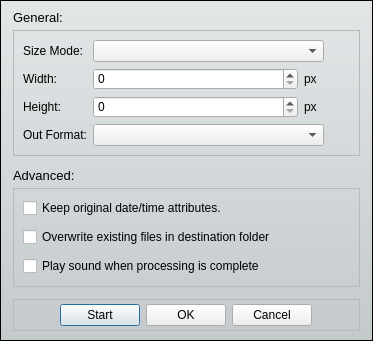
<?xml version="1.0" encoding="UTF-8"?>
<ui version="4.0">
 <class>settingsDialog</class>
 <widget class="QDialog" name="settingsDialog">
  <property name="geometry">
   <rect>
    <x>0</x>
    <y>0</y>
    <width>373</width>
    <height>341</height>
   </rect>
  </property>
  <property name="font">
   <font>
    <family>Arial</family>
   </font>
  </property>
  <property name="windowTitle">
   <string>Dialog</string>
  </property>
  <layout class="QHBoxLayout" name="horizontalLayout_3">
   <property name="spacing">
    <number>0</number>
   </property>
   <property name="margin">
    <number>0</number>
   </property>
   <item>
    <widget class="QFrame" name="mainFrame">
     <property name="font">
      <font>
       <family>Arial,Helvetica,sans-serif</family>
      </font>
     </property>
     <property name="styleSheet">
      <string notr="true">#mainFrame{
	/*background-color: rgb(214, 214, 214);
	border-image: url(:/images/metal-background.jpg);*/
	background-color: qlineargradient(spread:pad, x1:0, y1:0, x2:0, y2:1, stop:0 rgba(226, 230, 231, 255), stop:1 rgba(196, 201, 204, 255));
	margin: 0px;
	padding: 0px;
	font-family:Arial,Helvetica,sans-serif;
}


</string>
     </property>
     <property name="frameShape">
      <enum>QFrame::StyledPanel</enum>
     </property>
     <property name="frameShadow">
      <enum>QFrame::Raised</enum>
     </property>
     <property name="lineWidth">
      <number>5</number>
     </property>
     <layout class="QVBoxLayout" name="verticalLayout_4">
      <property name="spacing">
       <number>5</number>
      </property>
      <property name="leftMargin">
       <number>12</number>
      </property>
      <property name="rightMargin">
       <number>12</number>
      </property>
      <item>
       <widget class="QLabel" name="generalLabel">
        <property name="sizePolicy">
         <sizepolicy hsizetype="Preferred" vsizetype="Fixed">
          <horstretch>0</horstretch>
          <verstretch>0</verstretch>
         </sizepolicy>
        </property>
        <property name="font">
         <font>
          <family>Arial</family>
          <pointsize>10</pointsize>
         </font>
        </property>
        <property name="text">
         <string>General:</string>
        </property>
       </widget>
      </item>
      <item>
       <widget class="QFrame" name="generalFrame">
        <property name="frameShape">
         <enum>QFrame::StyledPanel</enum>
        </property>
        <property name="frameShadow">
         <enum>QFrame::Raised</enum>
        </property>
        <layout class="QGridLayout" name="gridLayout">
         <item row="0" column="0">
          <widget class="QLabel" name="sizeModeLabel">
           <property name="sizePolicy">
            <sizepolicy hsizetype="Fixed" vsizetype="Preferred">
             <horstretch>0</horstretch>
             <verstretch>0</verstretch>
            </sizepolicy>
           </property>
           <property name="font">
            <font>
             <family>Arial</family>
            </font>
           </property>
           <property name="text">
            <string>Size Mode:</string>
           </property>
           <property name="alignment">
            <set>Qt::AlignRight|Qt::AlignTrailing|Qt::AlignVCenter</set>
           </property>
          </widget>
         </item>
         <item row="0" column="1" colspan="2">
          <widget class="QComboBox" name="sizeModeComboBox">
           <property name="sizePolicy">
            <sizepolicy hsizetype="Preferred" vsizetype="Preferred">
             <horstretch>0</horstretch>
             <verstretch>0</verstretch>
            </sizepolicy>
           </property>
          </widget>
         </item>
         <item row="0" column="3">
          <widget class="QLabel" name="widthModeLabel_2">
           <property name="sizePolicy">
            <sizepolicy hsizetype="Fixed" vsizetype="Preferred">
             <horstretch>0</horstretch>
             <verstretch>0</verstretch>
            </sizepolicy>
           </property>
           <property name="minimumSize">
            <size>
             <width>20</width>
             <height>0</height>
            </size>
           </property>
           <property name="maximumSize">
            <size>
             <width>20</width>
             <height>16777215</height>
            </size>
           </property>
           <property name="font">
            <font>
             <family>Arial</family>
            </font>
           </property>
           <property name="text">
            <string/>
           </property>
          </widget>
         </item>
         <item row="1" column="0">
          <widget class="QLabel" name="widthLabel">
           <property name="sizePolicy">
            <sizepolicy hsizetype="Fixed" vsizetype="Preferred">
             <horstretch>0</horstretch>
             <verstretch>0</verstretch>
            </sizepolicy>
           </property>
           <property name="font">
            <font>
             <family>Arial</family>
            </font>
           </property>
           <property name="text">
            <string>Width:</string>
           </property>
           <property name="alignment">
            <set>Qt::AlignRight|Qt::AlignTrailing|Qt::AlignVCenter</set>
           </property>
          </widget>
         </item>
         <item row="1" column="1">
          <widget class="QSpinBox" name="widthSpinBox">
           <property name="sizePolicy">
            <sizepolicy hsizetype="Expanding" vsizetype="Preferred">
             <horstretch>0</horstretch>
             <verstretch>0</verstretch>
            </sizepolicy>
           </property>
          </widget>
         </item>
         <item row="1" column="2">
          <widget class="QLabel" name="widthModeLabel">
           <property name="sizePolicy">
            <sizepolicy hsizetype="Fixed" vsizetype="Preferred">
             <horstretch>0</horstretch>
             <verstretch>0</verstretch>
            </sizepolicy>
           </property>
           <property name="minimumSize">
            <size>
             <width>20</width>
             <height>0</height>
            </size>
           </property>
           <property name="maximumSize">
            <size>
             <width>20</width>
             <height>16777215</height>
            </size>
           </property>
           <property name="font">
            <font>
             <family>Arial</family>
            </font>
           </property>
           <property name="text">
            <string>px</string>
           </property>
          </widget>
         </item>
         <item row="1" column="3" rowspan="2">
          <widget class="QLabel" name="ratioLabel">
           <property name="sizePolicy">
            <sizepolicy hsizetype="Fixed" vsizetype="Preferred">
             <horstretch>0</horstretch>
             <verstretch>0</verstretch>
            </sizepolicy>
           </property>
           <property name="minimumSize">
            <size>
             <width>20</width>
             <height>0</height>
            </size>
           </property>
           <property name="maximumSize">
            <size>
             <width>20</width>
             <height>16777215</height>
            </size>
           </property>
           <property name="font">
            <font>
             <family>Arial</family>
            </font>
           </property>
           <property name="text">
            <string/>
           </property>
           <property name="pixmap">
            <pixmap resource="prog.qrc">:/images/ratio.png</pixmap>
           </property>
          </widget>
         </item>
         <item row="2" column="0">
          <widget class="QLabel" name="heightLabel">
           <property name="sizePolicy">
            <sizepolicy hsizetype="Fixed" vsizetype="Preferred">
             <horstretch>0</horstretch>
             <verstretch>0</verstretch>
            </sizepolicy>
           </property>
           <property name="font">
            <font>
             <family>Arial</family>
            </font>
           </property>
           <property name="text">
            <string>Height:</string>
           </property>
           <property name="alignment">
            <set>Qt::AlignRight|Qt::AlignTrailing|Qt::AlignVCenter</set>
           </property>
          </widget>
         </item>
         <item row="2" column="1">
          <widget class="QSpinBox" name="heightSpinBox">
           <property name="sizePolicy">
            <sizepolicy hsizetype="Expanding" vsizetype="Preferred">
             <horstretch>0</horstretch>
             <verstretch>0</verstretch>
            </sizepolicy>
           </property>
          </widget>
         </item>
         <item row="2" column="2">
          <widget class="QLabel" name="heightModeLabel">
           <property name="sizePolicy">
            <sizepolicy hsizetype="Fixed" vsizetype="Preferred">
             <horstretch>0</horstretch>
             <verstretch>0</verstretch>
            </sizepolicy>
           </property>
           <property name="minimumSize">
            <size>
             <width>20</width>
             <height>0</height>
            </size>
           </property>
           <property name="maximumSize">
            <size>
             <width>20</width>
             <height>16777215</height>
            </size>
           </property>
           <property name="font">
            <font>
             <family>Arial</family>
            </font>
           </property>
           <property name="text">
            <string>px</string>
           </property>
          </widget>
         </item>
         <item row="3" column="0">
          <widget class="QLabel" name="formatLabel">
           <property name="sizePolicy">
            <sizepolicy hsizetype="Fixed" vsizetype="Preferred">
             <horstretch>0</horstretch>
             <verstretch>0</verstretch>
            </sizepolicy>
           </property>
           <property name="font">
            <font>
             <family>Arial</family>
            </font>
           </property>
           <property name="text">
            <string>Out Format:</string>
           </property>
           <property name="alignment">
            <set>Qt::AlignRight|Qt::AlignTrailing|Qt::AlignVCenter</set>
           </property>
          </widget>
         </item>
         <item row="3" column="1" colspan="2">
          <widget class="QComboBox" name="outputFormatComboBox">
           <property name="sizePolicy">
            <sizepolicy hsizetype="Preferred" vsizetype="Preferred">
             <horstretch>0</horstretch>
             <verstretch>0</verstretch>
            </sizepolicy>
           </property>
          </widget>
         </item>
         <item row="3" column="3">
          <widget class="QLabel" name="heightModeLabel_2">
           <property name="sizePolicy">
            <sizepolicy hsizetype="Fixed" vsizetype="Preferred">
             <horstretch>0</horstretch>
             <verstretch>0</verstretch>
            </sizepolicy>
           </property>
           <property name="minimumSize">
            <size>
             <width>20</width>
             <height>0</height>
            </size>
           </property>
           <property name="maximumSize">
            <size>
             <width>20</width>
             <height>16777215</height>
            </size>
           </property>
           <property name="font">
            <font>
             <family>Arial</family>
            </font>
           </property>
           <property name="text">
            <string/>
           </property>
          </widget>
         </item>
        </layout>
       </widget>
      </item>
      <item>
       <widget class="QLabel" name="sep1">
        <property name="sizePolicy">
         <sizepolicy hsizetype="Preferred" vsizetype="Fixed">
          <horstretch>0</horstretch>
          <verstretch>0</verstretch>
         </sizepolicy>
        </property>
        <property name="minimumSize">
         <size>
          <width>0</width>
          <height>2</height>
         </size>
        </property>
        <property name="maximumSize">
         <size>
          <width>16777215</width>
          <height>2</height>
         </size>
        </property>
        <property name="font">
         <font>
          <family>Arial</family>
          <pointsize>9</pointsize>
         </font>
        </property>
        <property name="text">
         <string/>
        </property>
        <property name="pixmap">
         <pixmap resource="prog.qrc">:/images/line-bg.png</pixmap>
        </property>
        <property name="scaledContents">
         <bool>true</bool>
        </property>
       </widget>
      </item>
      <item>
       <widget class="QLabel" name="advancedLabel">
        <property name="sizePolicy">
         <sizepolicy hsizetype="Preferred" vsizetype="Fixed">
          <horstretch>0</horstretch>
          <verstretch>0</verstretch>
         </sizepolicy>
        </property>
        <property name="font">
         <font>
          <family>Arial</family>
          <pointsize>10</pointsize>
         </font>
        </property>
        <property name="text">
         <string>Advanced:</string>
        </property>
       </widget>
      </item>
      <item>
       <widget class="QFrame" name="advancedFrame">
        <property name="font">
         <font>
          <family>Arial</family>
         </font>
        </property>
        <property name="frameShape">
         <enum>QFrame::StyledPanel</enum>
        </property>
        <property name="frameShadow">
         <enum>QFrame::Raised</enum>
        </property>
        <layout class="QVBoxLayout" name="verticalLayout">
         <property name="spacing">
          <number>9</number>
         </property>
         <item>
          <widget class="QCheckBox" name="keepDateTimeCheckBox">
           <property name="font">
            <font>
             <family>Arial</family>
            </font>
           </property>
           <property name="text">
            <string>Keep original date/time attributes.</string>
           </property>
          </widget>
         </item>
         <item>
          <widget class="QCheckBox" name="overwriteFilesCheckBox">
           <property name="font">
            <font>
             <family>Arial</family>
            </font>
           </property>
           <property name="text">
            <string>Overwrite existing files in destination folder</string>
           </property>
          </widget>
         </item>
         <item>
          <widget class="QCheckBox" name="playSoundCheckBox">
           <property name="font">
            <font>
             <family>Arial</family>
            </font>
           </property>
           <property name="text">
            <string>Play sound when processing is complete</string>
           </property>
          </widget>
         </item>
        </layout>
       </widget>
      </item>
      <item>
       <widget class="QLabel" name="sep2">
        <property name="sizePolicy">
         <sizepolicy hsizetype="Preferred" vsizetype="Fixed">
          <horstretch>0</horstretch>
          <verstretch>0</verstretch>
         </sizepolicy>
        </property>
        <property name="minimumSize">
         <size>
          <width>0</width>
          <height>2</height>
         </size>
        </property>
        <property name="maximumSize">
         <size>
          <width>16777215</width>
          <height>2</height>
         </size>
        </property>
        <property name="font">
         <font>
          <family>Arial</family>
          <pointsize>9</pointsize>
         </font>
        </property>
        <property name="text">
         <string/>
        </property>
        <property name="pixmap">
         <pixmap resource="prog.qrc">:/images/line-bg.png</pixmap>
        </property>
        <property name="scaledContents">
         <bool>true</bool>
        </property>
       </widget>
      </item>
      <item>
       <widget class="QFrame" name="buttonsFrame">
        <property name="sizePolicy">
         <sizepolicy hsizetype="Preferred" vsizetype="Fixed">
          <horstretch>0</horstretch>
          <verstretch>0</verstretch>
         </sizepolicy>
        </property>
        <property name="frameShape">
         <enum>QFrame::StyledPanel</enum>
        </property>
        <property name="frameShadow">
         <enum>QFrame::Raised</enum>
        </property>
        <layout class="QHBoxLayout" name="horizontalLayout">
         <property name="topMargin">
          <number>4</number>
         </property>
         <property name="bottomMargin">
          <number>4</number>
         </property>
         <item>
          <spacer name="horizontalSpacer_2">
           <property name="orientation">
            <enum>Qt::Horizontal</enum>
           </property>
           <property name="sizeHint" stdset="0">
            <size>
             <width>71</width>
             <height>20</height>
            </size>
           </property>
          </spacer>
         </item>
         <item>
          <widget class="QPushButton" name="startButton">
           <property name="text">
            <string>Start</string>
           </property>
          </widget>
         </item>
         <item>
          <widget class="QPushButton" name="okButton">
           <property name="text">
            <string>OK</string>
           </property>
          </widget>
         </item>
         <item>
          <widget class="QPushButton" name="cancelButton">
           <property name="text">
            <string>Cancel</string>
           </property>
          </widget>
         </item>
         <item>
          <spacer name="horizontalSpacer_3">
           <property name="orientation">
            <enum>Qt::Horizontal</enum>
           </property>
           <property name="sizeHint" stdset="0">
            <size>
             <width>71</width>
             <height>20</height>
            </size>
           </property>
          </spacer>
         </item>
        </layout>
       </widget>
      </item>
     </layout>
    </widget>
   </item>
  </layout>
 </widget>
 <tabstops>
  <tabstop>okButton</tabstop>
 </tabstops>
 <resources>
  <include location="prog.qrc"/>
 </resources>
 <connections>
  <connection>
   <sender>cancelButton</sender>
   <signal>clicked()</signal>
   <receiver>settingsDialog</receiver>
   <slot>close()</slot>
   <hints>
    <hint type="sourcelabel">
     <x>247</x>
     <y>317</y>
    </hint>
    <hint type="destinationlabel">
     <x>237</x>
     <y>376</y>
    </hint>
   </hints>
  </connection>
 </connections>
</ui>
